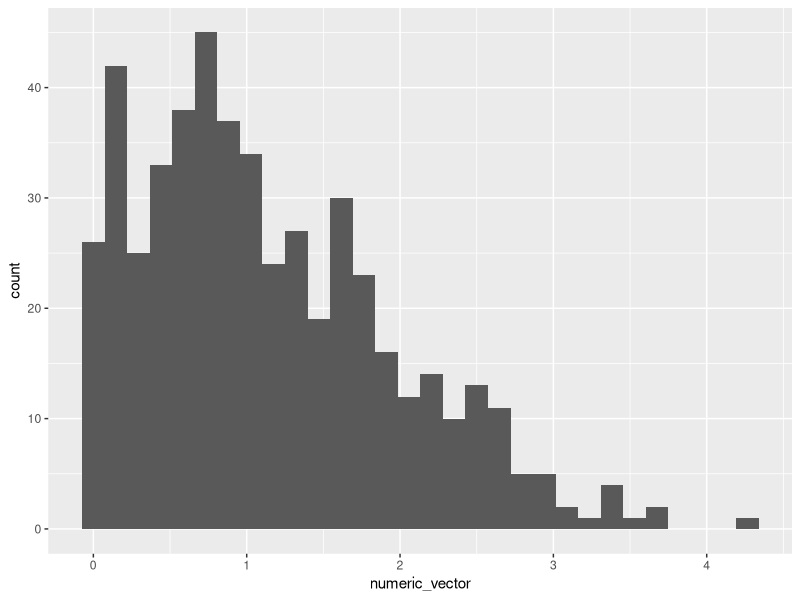
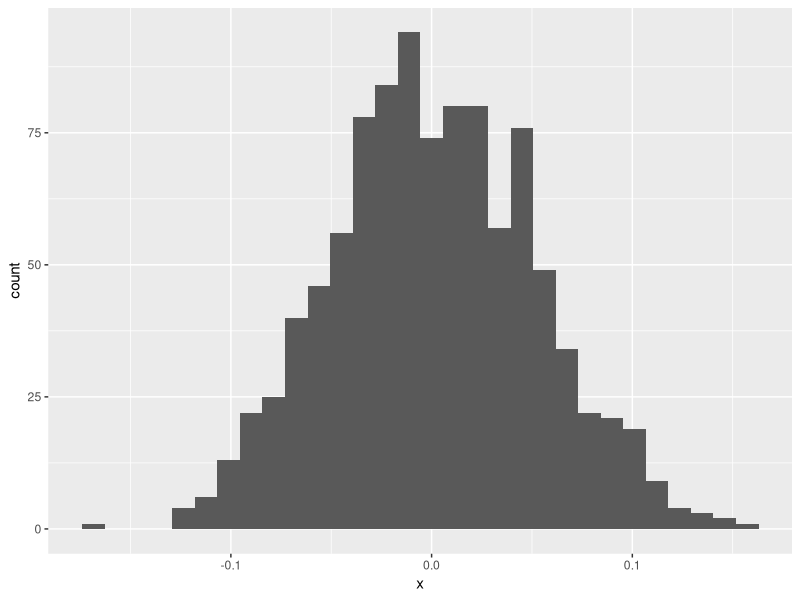

Reproduce these figures in R, in order.
## ---- chunk 1
samp = rnorm(100)
length(samp)
## ---- chunk 2
library(tidyverse)
plot_df = 
  tibble(
    x = rnorm(1000, sd = 0.05), 
    y = 1 + 2 * x + rnorm(1000)
  )

head(plot_df)
## ---- chunk 3
set.seed(0)

data_frame <- 
  tibble(
    numeric_var = rnorm(500, mean = 1),
    logical_vector = case_when(
      numeric_var >= 0 ~ 1,
      numeric_var < 0 ~ 0), 
    log_var = numeric_var > 0,
    numeric_vector = abs(numeric_var)
  )

data_frame |> 
  ggplot() + 
  geom_histogram(mapping = aes(x = numeric_vector))

round(median(data_frame$numeric_vector), digits = 2)

# If eval = FALSE, then the block of code does not run
# If echo = FALSE, then block of code does not appear in R Markdown file 
## ---- chunk 4
ggplot(plot_df, aes(x = x)) + geom_histogram()
